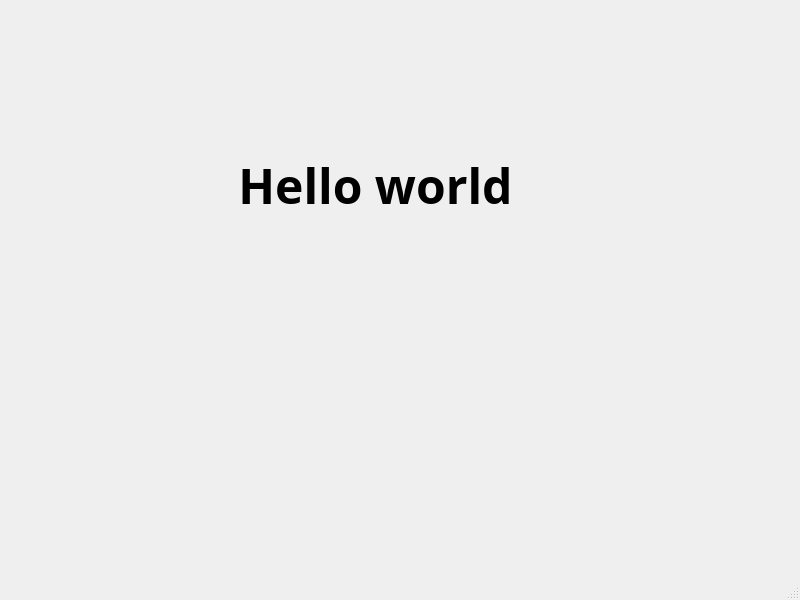
<?xml version="1.0" encoding="UTF-8"?>
<ui version="4.0">
 <class>MainWindow</class>
 <widget class="QMainWindow" name="MainWindow">
  <property name="geometry">
   <rect>
    <x>0</x>
    <y>0</y>
    <width>800</width>
    <height>600</height>
   </rect>
  </property>
  <property name="windowTitle">
   <string>MainWindow</string>
  </property>
  <widget class="QWidget" name="centralwidget">
   <widget class="QLabel" name="label">
    <property name="geometry">
     <rect>
      <x>90</x>
      <y>140</y>
      <width>571</width>
      <height>91</height>
     </rect>
    </property>
    <property name="font">
     <font>
      <family>Ubuntu Condensed</family>
      <pointsize>36</pointsize>
      <bold>true</bold>
     </font>
    </property>
    <property name="text">
     <string>Hello world</string>
    </property>
    <property name="alignment">
     <set>Qt::AlignCenter</set>
    </property>
   </widget>
  </widget>
  <widget class="QMenuBar" name="menubar">
   <property name="geometry">
    <rect>
     <x>0</x>
     <y>0</y>
     <width>800</width>
     <height>27</height>
    </rect>
   </property>
  </widget>
  <widget class="QStatusBar" name="statusbar"/>
 </widget>
 <resources/>
 <connections/>
</ui>
